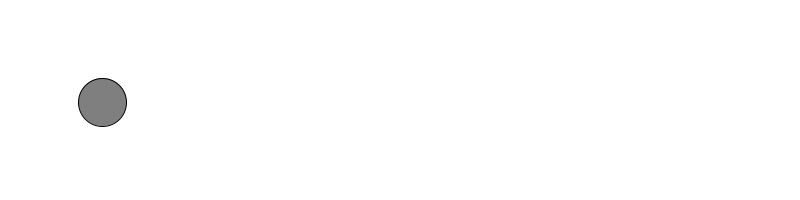
Frame 1 (no input)
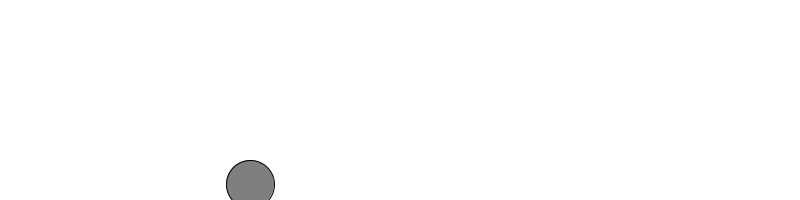
Frame 60 (the mouse pressed at the canvas centre just before this capture)
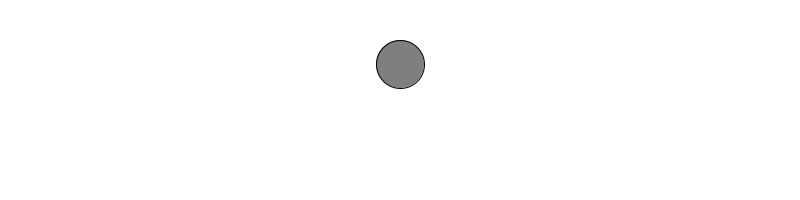
Frame 120 (the mouse held since frame 60 and released just before this capture)

The Processing sketch that drew these frames (run headless with seeded random() and noise(); from frame 60 on, the mouse is pressed at the canvas centre):

// Processing sketch: speedball
// ── speedball.pde
// Global Variables

float x = 100;
float y = 100;
float xSpeed = 2.5;
float ySpeed = 2;

///////////

void setup () {
  size(800,200);
  smooth();
  noStroke();
}

void draw () {
  
  background(255);
  
  x = x + xSpeed;
  y = y + ySpeed;
  
  //Bounding Conditions
  
  if ( (x > width) || (x < 0) ) {
    xSpeed = xSpeed * -1;
  }
  if ( (y > height) || (y < 0) ) {
    ySpeed = ySpeed * -1;
  }
  
  stroke(0);
  fill(127);
  ellipse(x,y,48,48);
  
  
}
